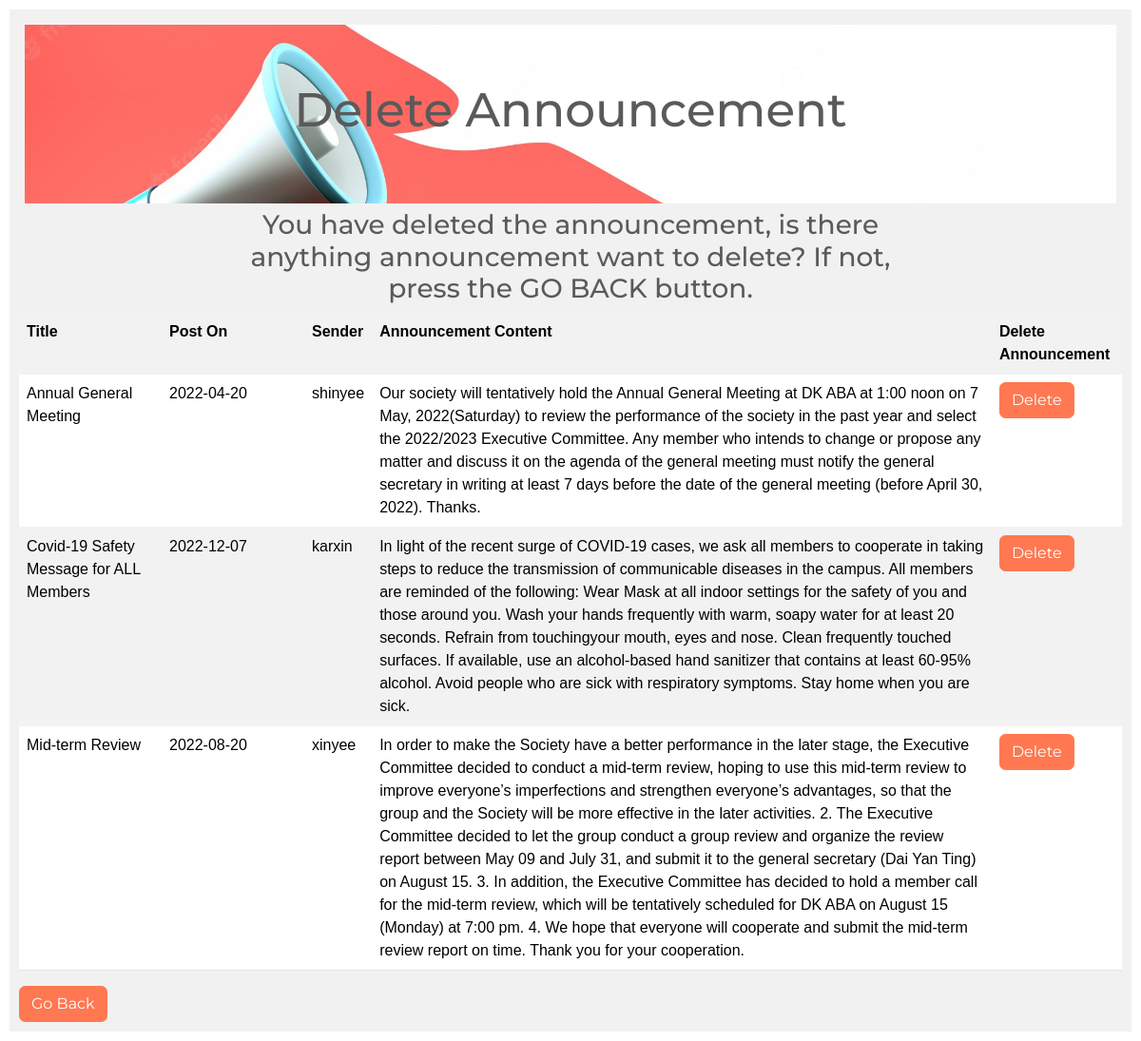
The app's page /Dlt_Announcement.php with its own data.
### tables this page shows
CREATE TABLE `announ` (
  `title` varchar(50) NOT NULL,
  `date` varchar(20) NOT NULL,
  `sender` varchar(30) NOT NULL,
  `content` varchar(1000) NOT NULL
);

### Dlt_Announcement.php (the view, shortened to what this page needs)
<?php
include 'config.php';
$select="select * from announ";
$query=mysqli_query($conn,$select);
?>
<!DOCTYPE html>
<html>
    <head>
        <link href="https://bootswatch.com/5/minty/bootstrap.min.css" rel="stylesheet">
        <link href="Post_Announcement.css" rel="stylesheet" />
        <link rel="stylesheet" href="https://cdnjs.cloudflare.com/ajax/libs/font-awesome/4.7.0/css/font-awesome.min.css">
    </head>
    <body>
        <div class="header">
        <h1>Delete Announcement</h1>
        </div>
        <h3>You have deleted the announcement, is there anything announcement want to delete? If not, press the GO BACK button.</h3>
        <table class='table table-striped'>
            <tr>
                <th>Title</th>
                <th>Post On</th>
                <th>Sender</th>
                <th>Announcement Content</th>
                <th>Delete Announcement</th>
            </tr>
            <?php
                $num=mysqli_num_rows($query);
                if($num>0){
                    while($result=mysqli_fetch_assoc($query)){
                        echo "
                        <tr>
                            <td style='width:150px'>".$result['title']."</td>
                            <td style='width:150px'>".$result['date']."</td>
                            <td>".$result['sender']."</td>
                            <td>".$result['content']."</td>
                            <td>
                                <a href='Dlt_Announcement.php?title=".$result['title']."' class='btn btn-danger'>Delete</a>
                            </td>
                        </tr>
                        ";
                    }
                }
            ?>
        </table>
        <a href='Post_Announcement.php' class='btn btn-danger'>Go Back</a>
    </body>
</html>

### Post_announcement.css (style rules this page uses)
html { margin: 4px; padding: 6px; font-family: 'Cabin', sans-serif; background-color: white; }
* { box-sizing: border-box; }
body { font-family: Arial; padding: 10px; background: #f1f1f1; }
.header { padding: 60px; text-align: center; background-image: url('announ.jpg'); background-position: center center; background-repeat: no-repeat; background-size: cover; position: relative; border: 6px solid #f1f1f1; }
.header h1 { font-size: 50px; }
h3 { text-align: center; margin-left: 20%; margin-right: 20%; }

### records on screen
announ: title "Annual General Meeting", date "2022-04-20", sender "shinyee", content "Our society will tentatively hold the Annual General Meeting at DK ABA at 1:00 noon on 7 May, 2022(Saturday) to review the performance of the society in the past year and select the 2022/2023 Executive Committee. Any member who intends to change or propose any matter and discuss it on the agenda of the general meeting must notify the general secretary in writing at least 7 days before the date of the general meeting (before April 30, 2022). Thanks."
announ: title "Covid-19 Safety Message for ALL Members", date "2022-12-07", sender "karxin", content "In light of the recent surge of COVID-19 cases, we ask all members to cooperate in taking steps to reduce the transmission of communicable diseases in the campus. All members are reminded of the following: Wear Mask at all indoor settings for the safety of you and those around you. Wash your hands frequently with warm, soapy water for at least 20 seconds. Refrain from touchingyour mouth, eyes and nose. Clean frequently touched surfaces. If available, use an alcohol-based hand sanitizer that contains at least 60-95% alcohol. Avoid people who are sick with respiratory symptoms. Stay home when you are sick."
announ: title "Mid-term Review", date "2022-08-20", sender "xinyee", content "In order to make the Society have a better performance in the later stage, the Executive Committee decided to conduct a mid-term review, hoping to use this mid-term review to improve everyone’s imperfections and strengthen everyone’s advantages, so that the group and the Society will be more effective in the later activities. 2. The Executive Committee decided to let the group conduct a group review and organize the review report between May 09 and July 31, and submit it to the general secretary (Dai Yan Ting) on August 15. 3. In addition, the Executive Committee has decided to hold a member call for the mid-term review, which will be tentatively scheduled for DK ABA on August 15 (Monday)…"
